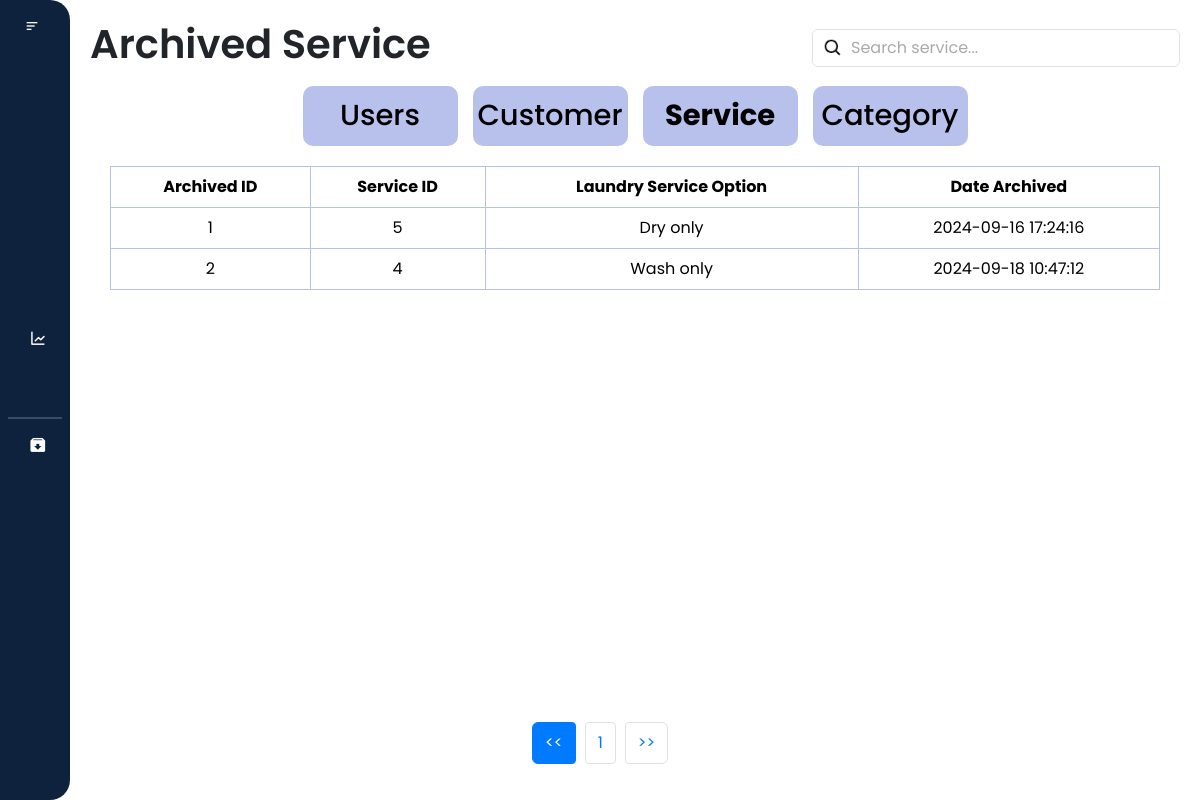
/archived/archive_service.php, run on the app's committed database.
### tables this page shows
CREATE TABLE `archived_service` (
  `archive_id` int(11) NOT NULL,
  `service_id` int(11) NOT NULL,
  `laundry_service_option` varchar(255) NOT NULL,
  `archived_at` timestamp NOT NULL DEFAULT current_timestamp()
);

### archived/archive_service.php (the view, shortened to what this page needs)
<?php
$conn = new mysqli('localhost', 'root', '', 'laundry_db');
?>
<!DOCTYPE html>
<html lang="en">
<head>
    <link href="https://cdn.jsdelivr.net/npm/bootstrap@5.3.3/dist/css/bootstrap.min.css" rel="stylesheet"
>
    <link href="https://cdn.lineicons.com/4.0/lineicons.css" rel="stylesheet" />
    <link href='https://unpkg.com/boxicons@2.1.4/css/boxicons.min.css' rel='stylesheet'>
    <link rel="stylesheet" href="archive_service.css">
</head>
<body>
    <div class="wrapper">
        <aside id="sidebar">
            <div class="d-flex">
                <button id="toggle-btn" type="button">
                    <i class="bx bx-menu-alt-left"></i>
                </button>
            </div>
            <ul class="sidebar-nav">
                <li class="sidebar-item">
                    <a href="/laundry_system/dashboard/dashboard.php" class="sidebar-link">
                    </a>
                </li>
                <li class="sidebar-item">
                    <a href="/laundry_system/profile/profile.php" class="sidebar-link">
                    </a>
                </li>
                <li class="sidebar-item">
                    <a href="/laundry_system/users/users.php" class="sidebar-link">
                    </a>
                </li>
                <li class="sidebar-item">
                    <a href="/laundry_system/records/customer.php" class="sidebar-link has-dropdown collapsed"
                        data-bs-toggle="collapse" data-bs-target="#records" aria-expanded="false"
                        aria-controls="records">
                    </a>
                </li>
                <li class="sidebar-item">
                    <a href="/laundry_system/transaction/transaction.php" class="sidebar-link">
                    </a>
                </li>
                <li class="sidebar-item">
                    <a href="/laundry_system/sales_report/report.php" class="sidebar-link">
                        <i class='bx bx-line-chart'></i>
                    </a>
                </li>
                <li class="sidebar-item">
                    <a href="/laundry_system/settings/setting.php" class="sidebar-link">
                    </a>
                </li>
                <hr style="border: 1px solid #b8c1ec; margin: 8px">
                <li class="sidebar-item">
                    <a href="/laundry_system/archived/archived.php" class="sidebar-link">
                        <i class='bx bxs-archive-in'></i>
                    </a>
                </li>
            </ul>
            <div class="sidebar-footer">
                <a href="/laundry_system/homepage/logout.php" class="sidebar-link">
                </a>
            </div>
        </aside>
        <div class="main-content">
            <nav>
                <div class="d-flex justify-content-between align-items-center">
                    <h1>Archived Service</h1>
                    <div class="search_bar" m-1>
                        <input class="form-control" type="text" id="filter_service" placeholder="Search service...">
                    </div>
                </div>
            </nav>
            <div class="buttons">
            <div class="user_button">
                    <a href="archive_users.php" class="button" id="userBtn">Users</a>
                </div>
                <div class="customer_button">
                    <a href="archive_customer.php" class="button" id="customerBtn">Customer</a>
                </div>
                <div class="service_button">
                    <a href="archive_service.php" class="button" id="serviceBtn"><b>Service</b></a>
                </div>
                <div class="category_button">
                    <a href="archive_category.php" class="button" id="categoryBtn">Category</a>
                </div>
            </div>
            <div class="card-body">
                <table class="table table-bordered text-center">
                        <thead>
                            <tr class="bg-dark text-white">
                                <th>Archived ID</th>
                                <th>Service ID</th>
                                <th>Laundry Service Option</th>
                                <th>Date Archived</th>
                            </tr>
                        </thead>
                        <tbody id = "archive_service_table">
                            <?php
                            $query = "SELECT * FROM archived_service";
                            $result = mysqli_query($conn, $query);
                            if ($result && $result->num_rows > 0) {
                                while ($row = mysqli_fetch_assoc($result)) {
                                ?>
                                    <tr>
                                        <td><?php echo $row['archive_id']; ?></td>
                                        <td><?php echo $row['service_id']; ?></td>
                                        <td><?php echo $row['laundry_service_option']; ?></td>
                                        <td><?php echo $row['archived_at']; ?></td>
                                    </tr>
                                <?php
                                    }
                            } else {
                            ?>
                            <tr>
                                <td colspan="4">No archived laundry service option found.</td>
                            </tr>
                                <?php
                            }
                            ?>
                        </tbody>
                </table>
            </div>
            <nav aria-label="Page navigation">
                <ul class="pagination justify-content-center" id="pagination">
                </ul>
            </nav>
        </div>
    </div>
</body>

### archived/archive_service.css (style rules this page uses)
* { margin: 0; padding: 0; font-family: "Poppins", sans-serif; box-sizing: border-box; }
html { scroll-behavior: smooth; }
.wrapper { display: flex; width: 100%; height:100vh; }
.main-content { flex: 1; overflow-y: auto; padding: 20px; transition: margin-left 0.5s ease; }
#sidebar { width: 70px; min-width: 70px; z-index: 1000; transition: all .25s ease-in-out; display: flex; flex-direction: column; background-color: #0e223e; border-radius: 0 20px 20px 0; }
a { text-decoration: none; }
li { list-style: none; }
h1 { font-weight: 600; font-size: 1.5 rem; }
#sidebar { display: flex; width: 70px; min-width: 70px; z-index: 1000; transition: all 0.25s ease-in-out; flex-direction: column; background-color: #0e223e; border-radius: 0 20px 20px 0; }
#toggle-btn { background-color: transparent; cursor: pointer; border: 0; padding: 1rem 1.5rem; }
#toggle-btn i { font-size: 1.5 rem; color: #fff; }
.sidebar-nav { padding: 2rem 0; flex: 1 1 auto; }
a.sidebar-link { padding: 0.625rem 1.625rem; color: #fff; display: block; font-size: 0.9rem; white-space: nowrap; border-left: 3px solid transparent; text-decoration: none; }
.sidebar-link i { font-size: 1.1rem; margin-right: 0.75rem; }
.sidebar-item { position: relative; }
.card-body { padding: 20px; }
.table { width: 100%; margin: 0; border-collapse: collapse; border: #b8c1ec; }
.buttons { display: flex; flex-direction: row; gap: 15px; flex-wrap: wrap; justify-content: center; margin-top: 10px; }
.button { display: inline-flex; align-items: center; justify-content: center; height: 60px; width: 155px; padding: 15px 25px; background-color: #b8c1ec; color: #000; text-align: center; text-decoration: none; border-radius: 10px; font-size: 29px; font-weight: 500; margin: 0; gap: 10px; transition: background-color 0.3s ease; }
.pagination { display: flex; justify-content: center; padding-left: 0; list-style: none; border-radius: 0.25rem; margin-top: 20px; position: absolute; bottom: 20px; left: 0; right: 0; }
.search_bar { position: relative; }
.search_bar .form-control { padding-left: 38px; }
.search_bar .form-control::placeholder { color: #aaa; }
.search_bar .form-control { background-image: url('/laundry_system/images/search.png'); background-repeat: no-repeat; background-position: 10px center; background-size: 20px 20px; }

### data on the page
archived_service: archive_id "1", service "5", laundry_service_option "Dry only", archived_at "2024-09-16 17:24:16"
archived_service: archive_id "2", service "4", laundry_service_option "Wash only", archived_at "2024-09-18 10:47:12"
